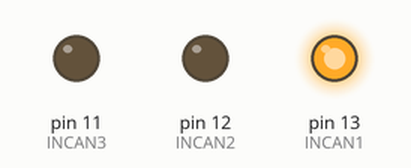
The sketch below on a simulated Arduino Uno, built with avr-gcc and run on an emulated ATmega328P. On the bench: output pins drawn as LEDs (lit = HIGH).

Above: at 0.5 s.
At 1.5 s:
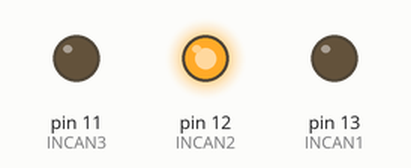
At 5.5 s:
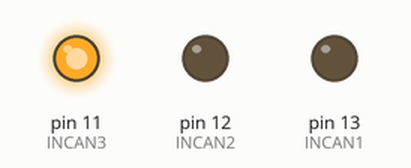
At 9.22 s:
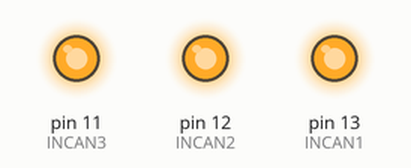
At 12.0 s:
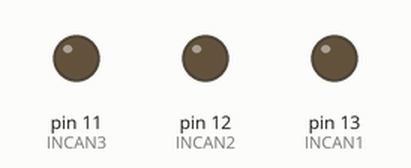
Timing chart, 0 to 17.6 s (numbered marks = the images above):
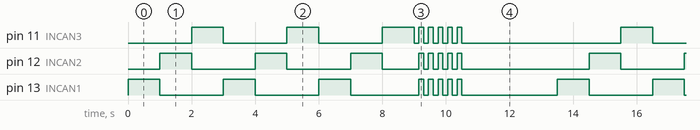

Measured:
- by itself, pin 11 (INCAN3): repeats every 13.5 s: 2 × (LOW 2.0 s, HIGH 1.0 s), 5 × (LOW 0.15 s, HIGH 0.15 s), LOW 5.0 s, HIGH 1.0 s
- by itself, pin 12 (INCAN2): repeats every 13.5 s: 2 × (LOW 2.0 s, HIGH 1.0 s), LOW 1.2 s, 4 × (HIGH 0.15 s, LOW 0.15 s), HIGH 0.15 s, LOW 4.0 s, HIGH 1.0 s
- by itself, pin 13 (INCAN1): repeats every 13.5 s: 2 × (LOW 2.0 s, HIGH 1.0 s), LOW 2.2 s, 4 × (HIGH 0.15 s, LOW 0.15 s), HIGH 0.15 s, LOW 3.0 s, HIGH 1.0 s

The sketch:

INCANCODE.ino
```cpp
const int INCAN1 = 13;
const int INCAN2 = 12;
const int INCAN3 = 11;


void setup() {
  pinMode(INCAN1, OUTPUT);
  pinMode(INCAN2, OUTPUT);
  pinMode(INCAN3, OUTPUT);
}

void loop() {
  for (int i = 0; i < 3 ; i++)
  {
    digitalWrite(INCAN1, HIGH);
    delay(1000);
    digitalWrite(INCAN1, LOW);
    digitalWrite(INCAN2, HIGH);
    delay(1000);
    digitalWrite(INCAN2, LOW);
    digitalWrite(INCAN3, HIGH);
    delay(1000);
    digitalWrite(INCAN3, LOW);
  }
  for (int j = 0; j < 5; j++)
  {
    delay(150);
    digitalWrite(INCAN1, HIGH);
    digitalWrite(INCAN2, HIGH);
    digitalWrite(INCAN3, HIGH);
    delay(150);
    digitalWrite(INCAN1, LOW);
    digitalWrite(INCAN2, LOW);
    digitalWrite(INCAN3, LOW);
  }
  delay(3000);
}
```
